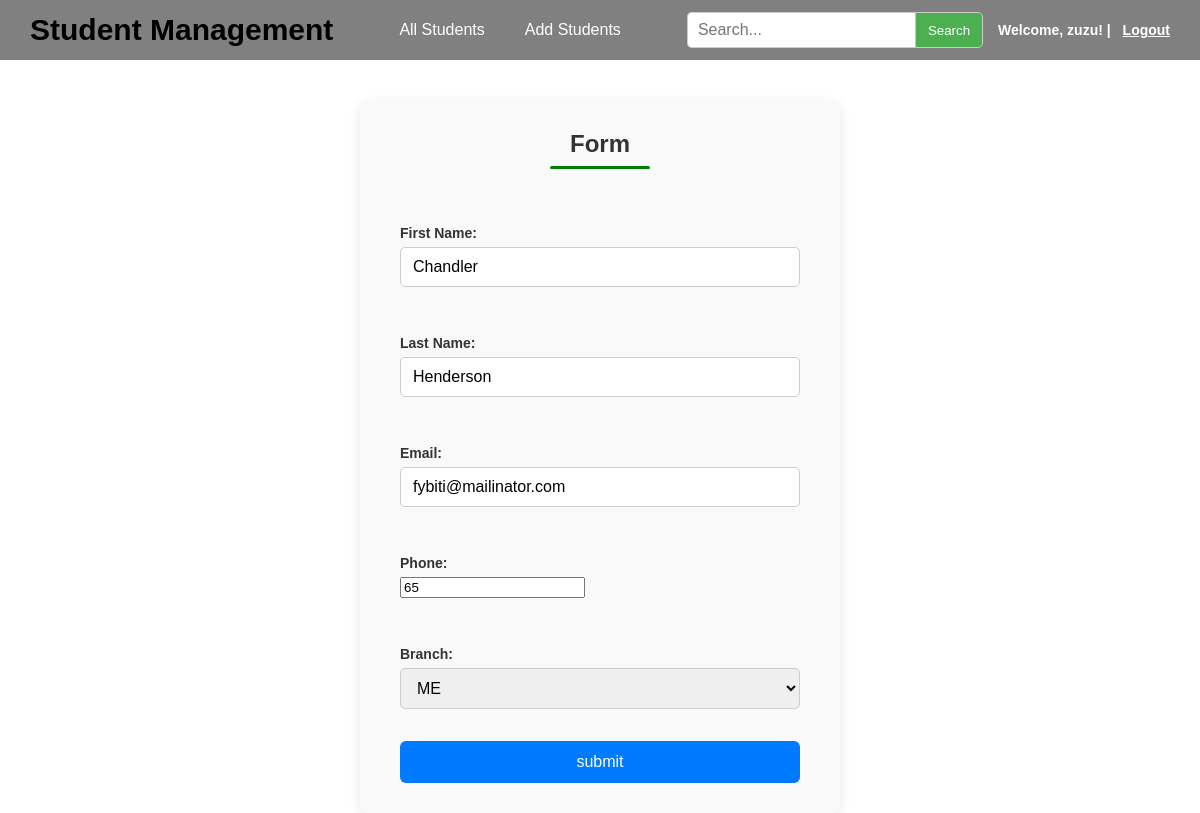
The page /update/10 (signed in) on the database its author committed.
### student/models.py (models this page shows)
class Student(models.Model):
    fname=models.CharField(max_length=30)
    lname=models.CharField(max_length=30)
    email=models.EmailField()
    phone=models.PositiveIntegerField()
    branch=models.CharField(max_length=20,choices=CHOICES)

### student/views.py (the view)
# urls.py: path('update/<int:id>',views.update,name='update'),
@login_required
def update(request,id):
    if request.method =='POST':
        student=Student.objects.get(pk=id)
        fm=StudentInfoForm(request.POST,instance=student)
        if fm.is_valid():
            fm.save()
            return HttpResponseRedirect('/')
    else:
        student=Student.objects.get(pk=id)
        fm=StudentInfoForm(instance=student)
        return render(request, 'manage/stdupd.html',{'form':fm})

### student/forms.py
class StudentInfoForm(forms.ModelForm):
    class Meta:
        model=Student
        fields='__all__'
        labels={'fname':'First Name','lname':'Last Name','email':'Email'
                ,'phone':'Phone'}
        widgets={
            'fname': forms.TextInput(attrs={'class':'form1'}),
            'lname': forms.TextInput(attrs={'class':'form1'}),
            'email': forms.EmailInput(attrs={'class':'form1'}),
            'phone': forms.NumberInput(attrs={'class':'form1'}),
            'branch': forms.Select(attrs={'class':'form1'})
        }

### templates/manage/stdupd.html (shortened to what this page needs)
{%load static%}
<!DOCTYPE html>
<html lang="en">
<head>
    <link rel="stylesheet" href="{%static 'manage/manage.css'%}">
</head>
<body>
    {%include 'manage/navbar.html'%}
    <div class="form">
        <form class='inform' action="" method="post">
            <h3>Form</h3>
            {{form.as_p}}
            <input class='formbuts' type="submit" value="submit" >
        </form>
    </div>
</body>
</html>

### templates/manage/navbar.html (shortened to what this page needs)
<div class="navbar">
  <div class="logo">
    <h1>Student Management</h1>
  </div>
  <div class="nav-links">
    <a href="{%url 'home' %}">All Students</a>
    <a href="{%url 'add'%}">Add Students</a>
  </div>
    <form class=sbox action="{%url 'search'%}" method="post">
        <div class="search-bar">
          <input type="text" placeholder="Search..." name="output">
          <button type="submit">Search</button>
        </div>
    </form>
    <div class="user-info">
    {% if user.is_authenticated %}
      Welcome, {{ user.username }}! |
      <a href="{% url 'logout' %}">Logout</a>
    {% else %}
      <a href="{% url 'login' %}">Login</a> |
      <a href="{% url 'register' %}">Register</a>
    {% endif %}
  </div>
</div>

### static/manage/manage.css (style rules this page uses)
html,body { height: 100%; }
body { margin: 0; font-family: Arial, sans-serif; position: relative; }
.navbar { display: flex; align-items: center; height: 60px; background-color: grey; padding: 0 30px; position: relative; gap: 15px; }
.logo h1 { margin: 0; font-size: 30px; color: black; }
.nav-links { display: flex; justify-content: center; flex-grow: 1; gap: 20px; height: 100%; }
.nav-links a { text-decoration: none; color: white; display: flex; align-items: center; padding: 0 10px; }
a { text-decoration: none; color:white; }
.inform { max-width: 400px; margin: 40px auto; padding: 30px 40px; background-color: #f9f9f9; border-radius: 8px; box-shadow: 0 4px 12px rgba(0,0,0,0.1); font-family: Arial, sans-serif; display: flex; flex-direction: column; gap: 16px; }
.inform h3 { margin-top: 0; color: #333; font-weight: 700; font-size: 24px; text-align: center; }
form label { font-weight: 600; color: #333; font-size: 14px; display: block; margin-bottom: 6px; }
form input[type="text"], form input[type="email"], form input[type="password"], form select, form textarea { width: 100%; padding: 10px 12px; font-size: 16px; border: 1px solid #ccc; border-radius: 5px; box-sizing: border-box; outline: none; transition: border-color 0.3s ease, box-shadow 0.3s ease; }
.formbuts { padding: 12px; background-color: #007BFF; color: white; border: none; font-size: 16px; border-radius: 6px; cursor: pointer; transition: background-color 0.3s ease; }
.inform h3::after { content: ""; display: block; margin: 8px auto 0; width: 100px; border-bottom: 3px solid green; border-radius: 5px; }
.search-bar { display: flex; align-items: center; gap: 0; }
.search-bar input[type="text"] { padding: 6px 10px; border: 1px solid #ccc; border-right: none; border-radius: 5px 0 0 5px; outline: none; height: 36px; }
.search-bar button { padding: 6px 12px; border: 1px solid #ccc; background-color: #4CAF50; color: white; border-radius: 0 5px 5px 0; height: 36px; cursor: pointer; }
.user-info { margin-left: auto; color: white; font-weight: 600; font-family: Arial, sans-serif; font-size: 14px; }
.user-info a { color: white; text-decoration: underline; margin-left: 8px; }

### rows shown on the page
Student: fname "Chandler", lname "Henderson", email "fybiti@mailinator.com", phone "65", branch "ME"

### other values the page prints
{{ user.username }} "zuzu"
